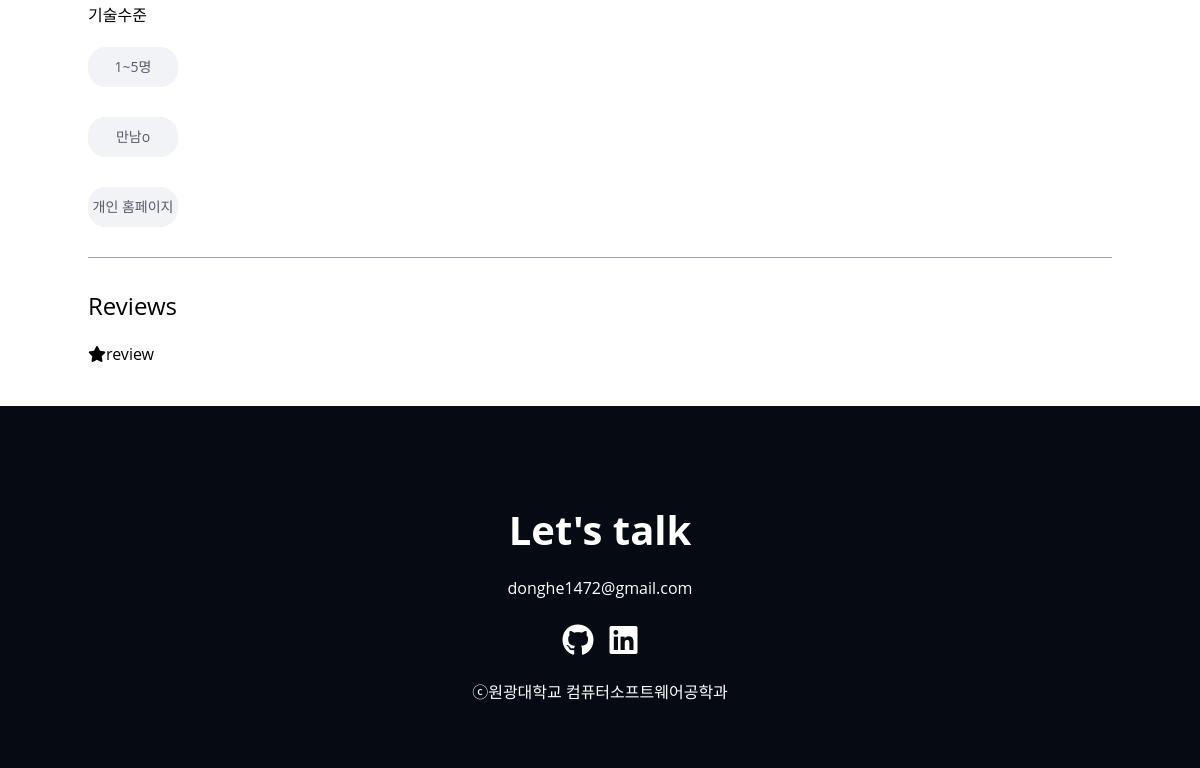
The page /products/7 (signed in, lower part) on the database as committed earlier.
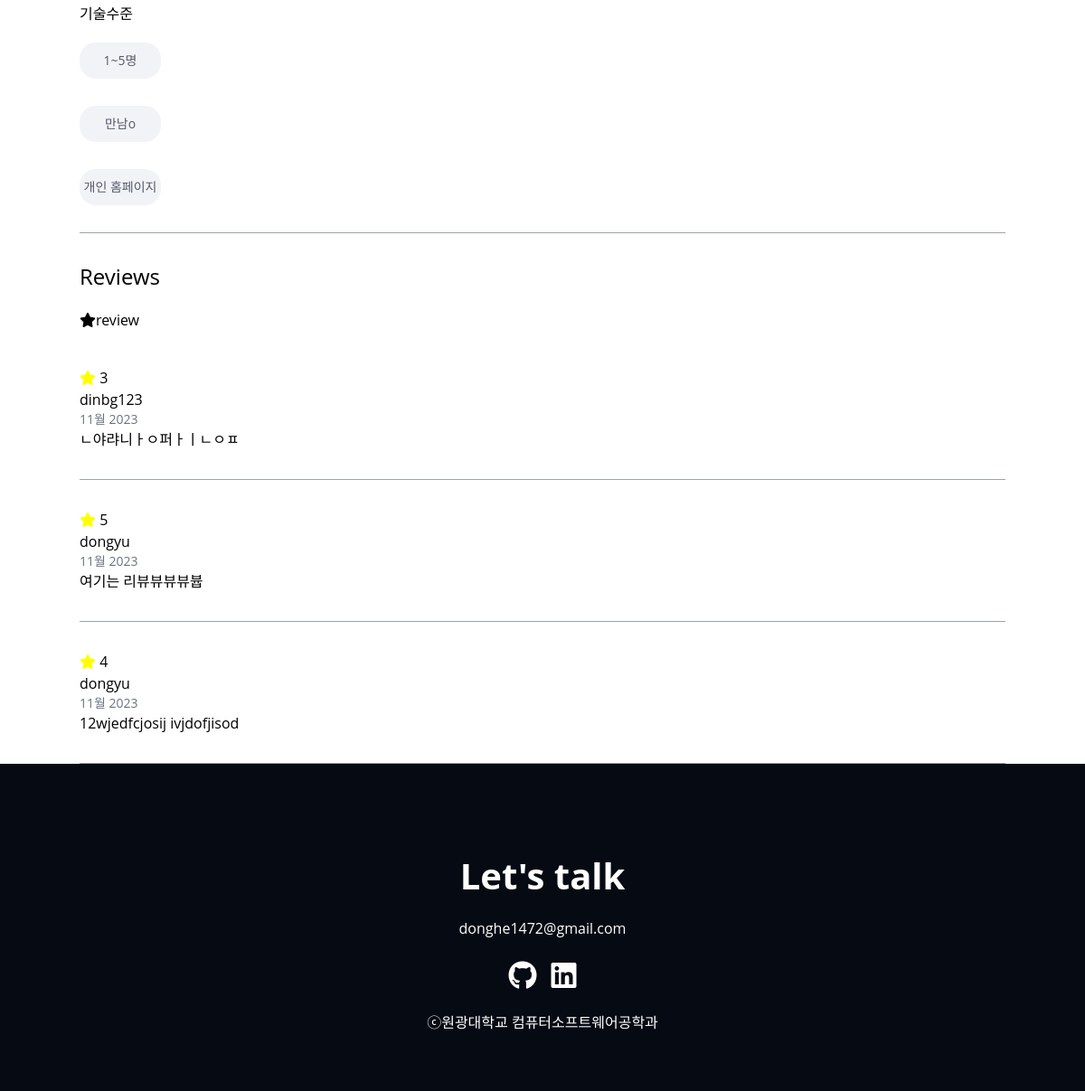
The same page on the database as committed later.
### products/models.py (models this page shows)
class AbstractItem(core_models.Common):
    name = models.CharField(max_length=80)
    class Meta:
        abstract = True
    def __str__(self):
        return self.name

class TeamNumber(AbstractItem):
    class Meta:
        verbose_name = "팀원수"

class Category(AbstractItem):
    class Meta:
        verbose_name = "카테고리"

### product_reviews/models.py (models this page shows, shortened)
class ProductReview(Common):
    writer = models.ForeignKey(
        "users.User",
        on_delete=models.CASCADE,
        null=True,
        related_name="reviews",
    )
    product = models.ForeignKey(
        "products.Product",
        on_delete=models.CASCADE,
        null=True,
        related_name="reviews",
    )
    title = models.CharField(max_length=50,
                             null=True,)
    content = models.TextField(
        null=True,
    )
    rating = models.PositiveIntegerField(
        null=True,
    )
    def rating_average(self):
        avg = (
            self.accuracy
            + self.communication
            + self.cleanliness
            + self.location
            + self.check_in
            + self.value
        ) / 6
        return round(avg, 2)
    rating_average.short_description = "Avg."
    class Meta:
        ordering = ("-created_at",)

### users/models.py (models this page shows, shortened)
class User(AbstractUser):
    class GenderChoices(models.TextChoices):
        MALE = ("male", "Male")
        FEMALE = ("female", "Female")
    class UserKindChoices(models.TextChoices):
        CLIENT = ("client", "Client")  # 외주하는 사람들
        STUDENT = ("student", "Student")  # 수정 => 대학생들
    avatar = models.ImageField(
        blank=True,
    )
    password = models.CharField(
        max_length=200,
    )
    email = models.CharField(
        max_length=150,
    )
    birth = models.CharField(
        max_length=8,
    )
    nickname = models.CharField(
        max_length=100,
    )
    gender = models.CharField(
        max_length=6,
        choices=GenderChoices.choices,
    )
    phone_num = models.PositiveBigIntegerField(null=True, blank=True)
    user_kind = models.CharField(
        max_length=10,
        choices=UserKindChoices.choices,
    )
    location = models.CharField(
        max_length=100,
    )
    email_confirmed = models.BooleanField(default=False, verbose_name='이메일인증')
    email_secret = models.CharField(
        max_length=120, default="", blank=True, verbose_name='유저이름')

### products/views.py (the view)
# urls.py: path("products/<int:pk>", views.ProductDetail.as_view(), name="detail"),
class ProductDetail(DetailView):
    model = models.Product
    context_object_name = "product"

### products/models.py (called while the page is built)
    @property
    def get_photo_url(self):
        if self.profile:
            return self.profile.url
        else:
            return "/static/images/user.jpg"

### templates/products/product_detail.html (shortened to what this page needs)
{% extends "base.html" %} {% load on_favs i18n %} {% block content%} {% load static %}
<link rel="stylesheet" href="{% static 'css/styles.css' %}" />
<div class="container mx-auto columns-1 justify-around pb-56 mr-96">
  <div class=>
    <div class="border-b border-gray-400 pb-8 mt-8 mb-8">
      <h4 class="font-medium text-lg mb-5">기술수준</h4>
     <span class="mb-5  ">
        {% for department in product.team_number.all %} <div class="notice__tags">
                <div class="notice__tag">
                    <div>{{department}}</div>
                </div>
            </div>
      </span>
      {% endfor %}
      <span class="mb-8 "
        >
        {% if product.meet %}
        <div class="notice__tag">
                    <div>만남o</div>
                </div>
 {% else %}
                <div class="notice__tag">
                    <div>만남x</div>
                </div>
                {% endif %}
      </span>
      <span class="mb-5 "
        >{% for abc in product.category.all %}  <div class="notice__tag">
                    <div>{{abc}}</div>
                </div>
      {% endfor %}
    </div>
    <h4 class="font-medium text-2xl mb-5">Reviews</h4>
                <div class="flex items-center">
                    <div>
                        <i class="fas fa-star text-teal-500"></i>
                    </div>
                    <div>
                        <span>review{{room.reviews.count|pluralize}}</span>
                    </div>
                </div>
                <div class="mt-10">
                    {% for review in product.reviews.all  %}
                        <div class="border-section">
                            <div class="mb-3 ">
                              <div>
                                <i class="fas fa-star text-teal-500" style="color: yellow;"></i>
                        <span class="font-bold text-xl">{{review.rating}}</span>
                              </div>
                                <div class="flex flex-col ml-5">
                                    <span class="font-medium">{{review.writer}}</span>
                                    <span class="text-sm text-gray-500">{{review.created_at|date:'F Y'}}</span>
                                </div>
                            </div>
                            <p>{{review.content}}</p>
                        </div>
                    {% endfor %}
                </div>
  </div>
</div>
<footer id="contact" class="section">
      <div class="max-container">
        <h2 class="title ">Let&#39;s talk</h2>
        <p class="description ">donghe1472@gmail.com</p>
        <ul class="contact__links">
          <li>
            <a
              class="contact__link"
              href="https://github.com/dream-ellie"
              target="_blank"
              title="my github link"
            >
              <i class="fa-brands fa-github"></i>
            </a>
          </li>
          <li>
            <a
              class="contact__link"
              href="https://github.com/dream-ellie"
              target="_blank"
              title="my linkedin link"
            >
              <i class="fa-brands fa-linkedin"></i>
            </a>
          </li>
        </ul>
        <p class="">ⓒ원광대학교 컴퓨터소프트웨어공학과</p>
      </div>
    </footer>
{% endblock content %}

### templates/base.html (shortened to what this page needs)
<!DOCTYPE html>
<html lang="en">
  <head>
    {% load static %}
    <link
      type="text/css"
      href="{% static 'css/global.css' %}"
      rel="stylesheet"
    />
    <link
      type="text/css"
      href="{% static 'css/create_form.css' %}"
      rel="stylesheet"
    />
    <link
      type="text/css"
      href="{% static 'css/header.css' %}"
      rel="stylesheet"
    />
    <link
      type="text/css"
      href="{% static 'css/home-product.css' %}"
      rel="stylesheet"
    />
    <link
      type="text/css"
      href="{% static 'css/products.css' %}"
      rel="stylesheet"
    />
    <link
      type="text/css"
      href="{% static 'css/project.css' %}"
      rel="stylesheet"
    />
    <link
      type="text/css"
      href="{% static 'css/about.css' %}"
      rel="stylesheet"
    />
    <link
      type="text/css"
      href="{% static 'css/detail.css' %}"
      rel="stylesheet"
    />
    <link
      type="text/css"
      href="{% static 'css/login.css' %}"
      rel="stylesheet"
    />
    <link
      type="text/css"
      href="{% static 'css/signup.css' %}"
      rel="stylesheet"
    />
    <link
      type="text/css"
      href="{% static 'css/footer.css' %}"
      rel="stylesheet"
    />
    <link type="text/css" href="{% static 'css/test.css' %}" rel="stylesheet" />
    <link type="text/css" href="{% static 'css/home.css' %}" rel="stylesheet" />
  </head>
  <body>
      {% include "partials/nav.html" %}
    {% block content %}{% endblock %} {% include "partials/footer.html" %}
  </body>
</html>

### templates/partials/nav.html (shortened to what this page needs)
<head>
</head>
{% load static %}

### templates/partials/footer.html (shortened to what this page needs)
<!DOCTYPE html>
<html lang="en">
  <head>
  </head>
  <body></body>
</html>

### static/css/global.css (style rules this page uses)
:root { --color-primary: var(--color-black); --color-primary-variant: var(--color-gray); --color-accent: var(--color-blue); --color-accent-variant: var(--color-orange); --color-text: var(--color-white); --color-white: #ffffff; --color-black: #050a13; --color-blue: #03e8f9; --color-orange: #fd6413; --color-gray: #1b1e26; --size-max-width: 1200px; }
* { box-sizing: border-box; }
body { font-family: "Open Sans", sans-serif; margin: 0; }
h1, h2, h3, p, ul { margin: 0; }
ul { list-style: none; padding: 0; }
a { text-decoration: none; color: var(--color-text); }
.section { padding: 4rem; text-align: center; }

### static/css/products.css (style rules this page uses)
.notice__tag { margin-top: 15px; display: flex; justify-content: left; margin-bottom: 30px; }
.notice__tag div { width: 90px; height: 40px; background: #f2f3f7; border-radius: 18px; display: flex; align-items: center; justify-content: center; margin-right: 7px; font-size: 0.875rem; color: #555969; }

### static/css/project.css (style rules this page uses)
.title { font-size: 2.5rem; margin: 1rem 0; }

### static/css/about.css (style rules this page uses)
.max-container { max-width: var(--size-max-width); margin: auto; }

### static/css/footer.css (style rules this page uses)
#contact { background-color: var(--color-primary); color: var(--color-text); }
.contact__links { display: flex; justify-content: center; gap: 1rem; padding: 1rem; font-size: 2rem; }
.contact__link { transition: color 250ms ease-in; }

### static/css/home.css (style rules this page uses)
.title { margin-top: 30px; display: flex; justify-content: center; }

### static/css/styles.css (style rules this page uses)
html { line-height: 1.5; -webkit-text-size-adjust: 100%; -moz-tab-size: 4; -o-tab-size: 4; tab-size: 4; font-family: ui-sans-serif, system-ui, -apple-system, BlinkMacSystemFont, "Segoe UI", Roboto, "Helvetica Neue", Arial, "Noto Sans", sans-serif, "Apple Color Emoji", "Segoe UI Emoji", "Segoe UI Symbol", "Noto Color Emoji"; font-feature-settings: normal; font-variation-settings: normal; }
body { margin: 0; line-height: inherit; }
.container { width: 100%; }
@media (min-width: 640px) { .container { max-width: 640px; } }
@media (min-width: 768px) { .container { max-width: 768px; } }
@media (min-width: 1024px) { .container { max-width: 1024px; } }
.border-section { margin-top: 2rem; border-bottom-width: 1px; --tw-border-opacity: 1; border-color: rgb(156 163 175 / var(--tw-border-opacity)); padding-bottom: 2rem; }
.mx-auto { margin-left: auto; margin-right: auto; margin-top: 100px; }
.mb-5 { margin-bottom: 1.25rem; }
.mt-10 { margin-top: 2.5rem; }
.flex { display: flex; }
.flex-col { flex-direction: column; }
.items-center { align-items: center; }
.border-b { border-bottom-width: 1px; }
.border-gray-400 { --tw-border-opacity: 1; border-color: rgb(156 163 175 / var(--tw-border-opacity)); }
.text-2xl { font-size: 1.5rem; line-height: 2rem; }
.text-sm { font-size: 0.875rem; line-height: 1.25rem; }
.font-medium { font-weight: 500; }
.text-gray-500, .text-gray-600 { --tw-text-opacity: 1; color: rgb(107 114 128 / var(--tw-text-opacity)); }

Rows that differ between the two databases and show on the page:
added ProductReview: rating "3", writer "dinbg123", created_at "11월 2023", content "ㄴ야랴니ㅏㅇ퍼ㅏㅣㄴㅇㅍ"
added ProductReview: rating "5", writer "dongyu", created_at "11월 2023", content "여기는 리뷰뷰뷰뷰븁"
added ProductReview: rating "4", writer "dongyu", created_at "11월 2023", content "12wjedfcjosij ivjdofjisod"
